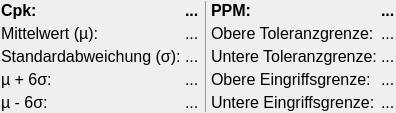
             <widget class="QWidget" name="scrollAreaWidgetContents">
              <property name="geometry">
               <rect>
                <x>0</x>
                <y>0</y>
                <width>396</width>
                <height>113</height>
               </rect>
              </property>
              <layout class="QGridLayout" name="myGridLayoutGroupBoxStatisticSpc" rowstretch="1,1,1,1,1" columnstretch="2,1,1,2,1">
               <property name="leftMargin">
                <number>1</number>
               </property>
               <property name="topMargin">
                <number>1</number>
               </property>
               <property name="rightMargin">
                <number>1</number>
               </property>
               <property name="bottomMargin">
                <number>1</number>
               </property>
               <property name="spacing">
                <number>4</number>
               </property>
               <item row="0" column="0">
                <widget class="QLabel" name="myLabelStatisticSpcCpk">
                 <property name="font">
                  <font>
                   <pointsize>12</pointsize>
                   <weight>75</weight>
                   <bold>true</bold>
                  </font>
                 </property>
                 <property name="accessibleName">
                  <string>myLabelStatisticSpcCpk</string>
                 </property>
                 <property name="text">
                  <string>Cpk:</string>
                 </property>
                </widget>
               </item>
               <item row="0" column="1">
                <widget class="QLabel" name="myLabelSpcCpkValue">
                 <property name="font">
                  <font>
                   <pointsize>12</pointsize>
                   <weight>75</weight>
                   <bold>true</bold>
                  </font>
                 </property>
                 <property name="accessibleName">
                  <string>myLabelSpcCpkValue</string>
                 </property>
                 <property name="text">
                  <string>...</string>
                 </property>
                </widget>
               </item>
               <item row="1" column="0">
                <widget class="QLabel" name="myLabelStatisticSpcAverage">
                 <property name="font">
                  <font>
                   <pointsize>12</pointsize>
                  </font>
                 </property>
                 <property name="accessibleName">
                  <string>myLabelStatisticSpcAverage</string>
                 </property>
                 <property name="text">
                  <string>Mittelwert (µ):</string>
                 </property>
                </widget>
               </item>
               <item row="2" column="1">
                <widget class="QLabel" name="myLabelSpcDeivationValue">
                 <property name="font">
                  <font>
                   <pointsize>12</pointsize>
                  </font>
                 </property>
                 <property name="accessibleName">
                  <string>myLabelSpcDeivationValue</string>
                 </property>
                 <property name="text">
                  <string>...</string>
                 </property>
                </widget>
               </item>
               <item row="2" column="0">
                <widget class="QLabel" name="myLabelStatistcSpcDeviation">
                 <property name="font">
                  <font>
                   <pointsize>12</pointsize>
                  </font>
                 </property>
                 <property name="accessibleName">
                  <string>myLabelStatistcSpcDeviation</string>
                 </property>
                 <property name="text">
                  <string>Standardabweichung (σ):</string>
                 </property>
                </widget>
               </item>
               <item row="1" column="1">
                <widget class="QLabel" name="myLabelSpcAverageValue">
                 <property name="font">
                  <font>
                   <pointsize>12</pointsize>
                  </font>
                 </property>
                 <property name="accessibleName">
                  <string>myLabelSpcAverageValue</string>
                 </property>
                 <property name="text">
                  <string>...</string>
                 </property>
                </widget>
               </item>
               <item row="3" column="0">
                <widget class="QLabel" name="myLabelStatisticSpcAndSicSigma">
                 <property name="font">
                  <font>
                   <pointsize>12</pointsize>
                  </font>
                 </property>
                 <property name="accessibleName">
                  <string>myLabelStatisticSpcAndSicSigma</string>
                 </property>
                 <property name="text">
                  <string>µ + 6σ:</string>
                 </property>
                </widget>
               </item>
               <item row="4" column="0">
                <widget class="QLabel" name="myLabelStatisticSpcMinusSixSigma">
                 <property name="font">
                  <font>
                   <pointsize>12</pointsize>
                  </font>
                 </property>
                 <property name="accessibleName">
                  <string>myLabelStatisticSpcMinusSixSigma</string>
                 </property>
                 <property name="text">
                  <string>µ - 6σ:</string>
                 </property>
                </widget>
               </item>
               <item row="4" column="1">
                <widget class="QLabel" name="myLabelSpcMinusSixSigmaValue">
                 <property name="font">
                  <font>
                   <pointsize>12</pointsize>
                  </font>
                 </property>
                 <property name="accessibleName">
                  <string>myLabelSpcMinusSixSigmaValue</string>
                 </property>
                 <property name="text">
                  <string>...</string>
                 </property>
                </widget>
               </item>
               <item row="3" column="1">
                <widget class="QLabel" name="myLabelSpcAndSixSigmaValue">
                 <property name="font">
                  <font>
                   <pointsize>12</pointsize>
                  </font>
                 </property>
                 <property name="accessibleName">
                  <string>myLabelSpcAndSixSigmaValue</string>
                 </property>
                 <property name="text">
                  <string>...</string>
                 </property>
                </widget>
               </item>
               <item row="1" column="3">
                <widget class="QLabel" name="myLabelStatisticSpcUtl">
                 <property name="font">
                  <font>
                   <pointsize>12</pointsize>
                  </font>
                 </property>
                 <property name="accessibleName">
                  <string>myLabelStatisticSpcUtl</string>
                 </property>
                 <property name="text">
                  <string>Obere Toleranzgrenze:</string>
                 </property>
                </widget>
               </item>
               <item row="2" column="3">
                <widget class="QLabel" name="myLabelStatisticSpcLtl">
                 <property name="font">
                  <font>
                   <pointsize>12</pointsize>
                  </font>
                 </property>
                 <property name="accessibleName">
                  <string>myLabelStatisticSpcLtl</string>
                 </property>
                 <property name="text">
                  <string>Untere Toleranzgrenze:</string>
                 </property>
                </widget>
               </item>
               <item row="1" column="4">
                <widget class="QLabel" name="myLabelSpcUtlValue">
                 <property name="font">
                  <font>
                   <pointsize>12</pointsize>
                  </font>
                 </property>
                 <property name="accessibleName">
                  <string>myLabelSpcUtlValue</string>
                 </property>
                 <property name="text">
                  <string>...</string>
                 </property>
                </widget>
               </item>
               <item row="2" column="4">
                <widget class="QLabel" name="myLabelSpcLtlValue">
                 <property name="font">
                  <font>
                   <pointsize>12</pointsize>
                  </font>
                 </property>
                 <property name="accessibleName">
                  <string>myLabelSpcLtlValue</string>
                 </property>
                 <property name="text">
                  <string>...</string>
                 </property>
                </widget>
               </item>
               <item row="3" column="3">
                <widget class="QLabel" name="myLabelStatisticSpcUil">
                 <property name="font">
                  <font>
                   <pointsize>12</pointsize>
                  </font>
                 </property>
                 <property name="accessibleName">
                  <string>myLabelStatisticSpcUil</string>
                 </property>
                 <property name="text">
                  <string>Obere Eingriffsgrenze:</string>
                 </property>
                </widget>
               </item>
               <item row="4" column="3">
                <widget class="QLabel" name="myLabelStatisticSpcLil">
                 <property name="font">
                  <font>
                   <pointsize>12</pointsize>
                  </font>
                 </property>
                 <property name="accessibleName">
                  <string>myLabelStatisticSpcLil</string>
                 </property>
                 <property name="text">
                  <string>Untere Eingriffsgrenze:</string>
                 </property>
                </widget>
               </item>
               <item row="3" column="4">
                <widget class="QLabel" name="myLabelSpcUilValue">
                 <property name="font">
                  <font>
                   <pointsize>12</pointsize>
                  </font>
                 </property>
                 <property name="accessibleName">
                  <string>myLabelSpcUilValue</string>
                 </property>
                 <property name="text">
                  <string>...</string>
                 </property>
                </widget>
               </item>
               <item row="4" column="4">
                <widget class="QLabel" name="myLabelSpcLilValue">
                 <property name="font">
                  <font>
                   <pointsize>12</pointsize>
                  </font>
                 </property>
                 <property name="accessibleName">
                  <string>myLabelSpcLilValue</string>
                 </property>
                 <property name="text">
                  <string>...</string>
                 </property>
                </widget>
               </item>
               <item row="0" column="2" rowspan="5">
                <widget class="QFrame" name="myFrameVlineStatisticSpc">
                 <property name="accessibleName">
                  <string>myFrameVlineStatisticSpc</string>
                 </property>
                 <property name="styleSheet">
                  <string notr="true">color: rgb(154, 154, 154);</string>
                 </property>
                 <property name="frameShape">
                  <enum>QFrame::VLine</enum>
                 </property>
                 <property name="frameShadow">
                  <enum>QFrame::Plain</enum>
                 </property>
                </widget>
               </item>
               <item row="0" column="3">
                <widget class="QLabel" name="myLabelStatisticSpcPpm">
                 <property name="font">
                  <font>
                   <pointsize>12</pointsize>
                   <weight>75</weight>
                   <bold>true</bold>
                  </font>
                 </property>
                 <property name="accessibleName">
                  <string>myLabelStatisticSpcPpm</string>
                 </property>
                 <property name="text">
                  <string>PPM:</string>
                 </property>
                </widget>
               </item>
               <item row="0" column="4">
                <widget class="QLabel" name="myLabelSpcPpmValue">
                 <property name="font">
                  <font>
                   <pointsize>12</pointsize>
                   <weight>75</weight>
                   <bold>true</bold>
                  </font>
                 </property>
                 <property name="accessibleName">
                  <string>myLabelSpcPpmValue</string>
                 </property>
                 <property name="text">
                  <string>...</string>
                 </property>
                </widget>
               </item>
              </layout>
             </widget>
